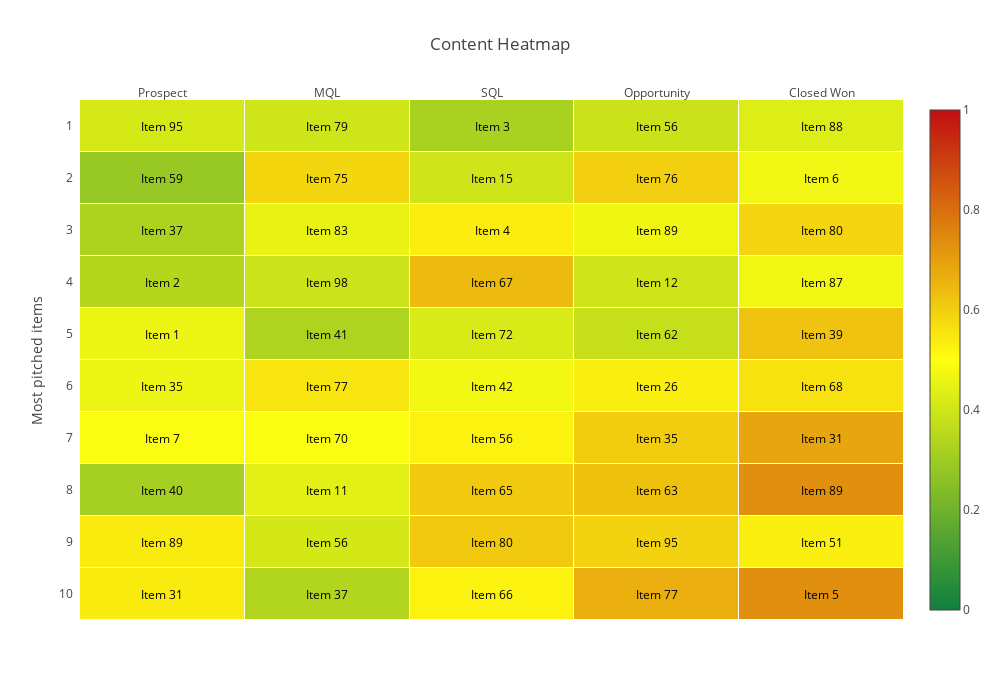

Notebook source saved alongside this figure:
### Code cell
# Create the content heatmap

# Display pitch count, view count, and view-to-pitch ratio on hover
hover = list(range(len(top_pitched_v2p)))
for x in range(len(top_pitched_v2p)):
    hover[x] = ['Pitches: ' + str(int(i)) + '<br>' + 'Views: ' + str(int(j)) + '<br>' + 'V2P: ' + str(round(k, 2))
                for i, j, k in zip(top_pitched_pitches[x], top_pitched_views[x], top_pitched_v2p[x])]

# set colorscale

colorscale = [[0, '#0f7f3f'],  # green
              [0.5, '#ffff0f'],  # yellow
              [1, '#bf0f0f']]  # red

# Make Annotated Heatmap
pt = ff.create_annotated_heatmap(z=top_pitched_v2p,
                                 zmin=0,
                                 zmax=1,
                                 x=stages,
                                 y=[i for i in np.arange(1, 11)],
                                 xgap=1,
                                 ygap=1,
                                 annotation_text=top_pitched_names,
                                 text=hover,
                                 colorscale=colorscale,
                                 font_colors=['black'],
                                 showscale=True,
                                 hoverinfo='text')

pt.layout.title = 'Content Heatmap'

pt.layout.height = 700
pt.layout.width = 1000

pt.layout.xaxis.showgrid = False
pt.layout.yaxis.showgrid = False
pt.layout.xaxis.showline = False
pt.layout.yaxis.showline = False
pt.layout.xaxis.zeroline = False
pt.layout.yaxis.zeroline = False
pt.layout.yaxis.autorange = 'reversed'
pt.layout.yaxis.title = 'Most pitched items'

iplot(pt)

### Figure 1 — Plotly figure (JSON) as saved in the notebook; plotly's stock layout.template omitted (floating-point values rounded to 4 significant figures)
{"data": [{"colorscale": [[0, "#0f7f3f"], [0.5, "#ffff0f"], [1, "#bf0f0f"]], "hoverinfo": "text", "reversescale": false, "showscale": true, "text": [["Pitches: 75<br>Views: 31<br>V2P: 0.41", "Pitches: 63<br>Views: 25<br>V2P: 0.4", "Pitches: 47<br>Views: 15<br>V2P: 0.32", "Pitches: 31<br>Views: 12<br>V2P: 0.39", "Pitches: 21<br>Views: 9<br>V2P: 0.43"], ["Pitches: 74<br>Views: 21<br>V2P: 0.28", "Pitches: 58<br>Views: 34<br>V2P: 0.59", "Pitches: 45<br>Views: 18<br>V2P: 0.4", "Pitches: 30<br>Views: 18<br>V2P: 0.6", "Pitches: 17<br>Views: 8<br>V2P: 0.47"], ["Pitches: 73<br>Views: 24<br>V2P: 0.33", "Pitches: 55<br>Views: 25<br>V2P: 0.45", "Pitches: 39<br>Views: 21<br>V2P: 0.54", "Pitches: 30<br>Views: 14<br>V2P: 0.47", "Pitches: 17<br>Views: 10<br>V2P: 0.59"], ["Pitches: 64<br>Views: 22<br>V2P: 0.34", "Pitches: 54<br>Views: 21<br>V2P: 0.39", "Pitches: 39<br>Views: 25<br>V2P: 0.64", "Pitches: 30<br>Views: 12<br>V2P: 0.4", "Pitches: 17<br>Views: 8<br>V2P: 0.47"], ["Pitches: 63<br>Views: 29<br>V2P: 0.46", "Pitches: 54<br>Views: 18<br>V2P: 0.33", "Pitches: 38<br>Views: 16<br>V2P: 0.42", "Pitches: 29<br>Views: 11<br>V2P: 0.38", "Pitches: 16<br>Views: 10<br>V2P: 0.62"], ["Pitches: 63<br>Views: 29<br>V2P: 0.46", "Pitches: 54<br>Views: 30<br>V2P: 0.56", "Pitches: 38<br>Views: 18<br>V2P: 0.47", "Pitches: 28<br>Views: 15<br>V2P: 0.54", "Pitches: 16<br>Views: 9<br>V2P: 0.56"], ["Pitches: 61<br>Views: 30<br>V2P: 0.49", "Pitches: 53<br>Views: 26<br>V2P: 0.49", "Pitches: 38<br>Views: 20<br>V2P: 0.53", "Pitches: 28<br>Views: 17<br>V2P: 0.61", "Pitches: 16<br>Views: 11<br>V2P: 0.69"], ["Pitches: 61<br>Views: 19<br>V2P: 0.31", "Pitches: 52<br>Views: 23<br>V2P: 0.44", "Pitches: 36<br>Views: 22<br>V2P: 0.61", "Pitches: 27<br>Views: 17<br>V2P: 0.63", "Pitches: 15<br>Views: 11<br>V2P: 0.73"], ["Pitches: 61<br>Views: 33<br>V2P: 0.54", "Pitches: 51<br>Views: 21<br>V2P: 0.41", "Pitches: 36<br>Views: 22<br>V2P: 0.61", "Pitches: 27<br>Views: 16<br>V2P: 0.59", "Pitches: 15<br>Views: 8<br>V2P: 0.53"], ["Pitches: 61<br>Views: 33<br>V2P: 0.54", "Pitches: 50<br>Views: 17<br>V2P: 0.34", "Pitches: 36<br>Views: 19<br>V2P: 0.53", "Pitches: 27<br>Views: 18<br>V2P: 0.67", "Pitches: 15<br>Views: 11<br>V2P: 0.73"]], "type": "heatmap", "uid": "b6dcb8d6-e18e-4f69-b12d-f020b828998f", "x": ["Prospect", "MQL", "SQL", "Opportunity", "Closed Won"], "xgap": 1, "y": [1, 2, 3, 4, 5, 6, 7, 8, 9, 10], "ygap": 1, "z": [[0.4133, 0.3968, 0.3191, 0.3871, 0.4286], [0.2838, 0.5862, 0.4, 0.6, 0.4706], [0.3288, 0.4545, 0.5385, 0.4667, 0.5882], [0.3438, 0.3889, 0.641, 0.4, 0.4706], [0.4603, 0.3333, 0.4211, 0.3793, 0.625], [0.4603, 0.5556, 0.4737, 0.5357, 0.5625], [0.4918, 0.4906, 0.5263, 0.6071, 0.6875], [0.3115, 0.4423, 0.6111, 0.6296, 0.7333], [0.541, 0.4118, 0.6111, 0.5926, 0.5333], [0.541, 0.34, 0.5278, 0.6667, 0.7333]], "zmax": 1, "zmin": 0}], "layout": {"annotations": [{"font": {"color": "black"}, "showarrow": false, "text": "Item 95", "x": "Prospect", "xref": "x", "y": 1, "yref": "y"}, {"font": {"color": "black"}, "showarrow": false, "text": "Item 79", "x": "MQL", "xref": "x", "y": 1, "yref": "y"}, {"font": {"color": "black"}, "showarrow": false, "text": "Item 3", "x": "SQL", "xref": "x", "y": 1, "yref": "y"}, {"font": {"color": "black"}, "showarrow": false, "text": "Item 56", "x": "Opportunity", "xref": "x", "y": 1, "yref": "y"}, {"font": {"color": "black"}, "showarrow": false, "text": "Item 88", "x": "Closed Won", "xref": "x", "y": 1, "yref": "y"}, {"font": {"color": "black"}, "showarrow": false, "text": "Item 59", "x": "Prospect", "xref": "x", "y": 2, "yref": "y"}, {"font": {"color": "black"}, "showarrow": false, "text": "Item 75", "x": "MQL", "xref": "x", "y": 2, "yref": "y"}, {"font": {"color": "black"}, "showarrow": false, "text": "Item 15", "x": "SQL", "xref": "x", "y": 2, "yref": "y"}, {"font": {"color": "black"}, "showarrow": false, "text": "Item 76", "x": "Opportunity", "xref": "x", "y": 2, "yref": "y"}, {"font": {"color": "black"}, "showarrow": false, "text": "Item 6", "x": "Closed Won", "xref": "x", "y": 2, "yref": "y"}, {"font": {"color": "black"}, "showarrow": false, "text": "Item 37", "x": "Prospect", "xref": "x", "y": 3, "yref": "y"}, {"font": {"color": "black"}, "showarrow": false, "text": "Item 83", "x": "MQL", "xref": "x", "y": 3, "yref": "y"}, {"font": {"color": "black"}, "showarrow": false, "text": "Item 4", "x": "SQL", "xref": "x", "y": 3, "yref": "y"}, {"font": {"color": "black"}, "showarrow": false, "text": "Item 89", "x": "Opportunity", "xref": "x", "y": 3, "yref": "y"}, {"font": {"color": "black"}, "showarrow": false, "text": "Item 80", "x": "Closed Won", "xref": "x", "y": 3, "yref": "y"}, {"font": {"color": "black"}, "showarrow": false, "text": "Item 2", "x": "Prospect", "xref": "x", "y": 4, "yref": "y"}, {"font": {"color": "black"}, "showarrow": false, "text": "Item 98", "x": "MQL", "xref": "x", "y": 4, "yref": "y"}, {"font": {"color": "black"}, "showarrow": false, "text": "Item 67", "x": "SQL", "xref": "x", "y": 4, "yref": "y"}, {"font": {"color": "black"}, "showarrow": false, "text": "Item 12", "x": "Opportunity", "xref": "x", "y": 4, "yref": "y"}, {"font": {"color": "black"}, "showarrow": false, "text": "Item 87", "x": "Closed Won", "xref": "x", "y": 4, "yref": "y"}, {"font": {"color": "black"}, "showarrow": false, "text": "Item 1", "x": "Prospect", "xref": "x", "y": 5, "yref": "y"}, {"font": {"color": "black"}, "showarrow": false, "text": "Item 41", "x": "MQL", "xref": "x", "y": 5, "yref": "y"}, {"font": {"color": "black"}, "showarrow": false, "text": "Item 72", "x": "SQL", "xref": "x", "y": 5, "yref": "y"}, {"font": {"color": "black"}, "showarrow": false, "text": "Item 62", "x": "Opportunity", "xref": "x", "y": 5, "yref": "y"}, {"font": {"color": "black"}, "showarrow": false, "text": "Item 39", "x": "Closed Won", "xref": "x", "y": 5, "yref": "y"}, {"font": {"color": "black"}, "showarrow": false, "text": "Item 35", "x": "Prospect", "xref": "x", "y": 6, "yref": "y"}, {"font": {"color": "black"}, "showarrow": false, "text": "Item 77", "x": "MQL", "xref": "x", "y": 6, "yref": "y"}, {"font": {"color": "black"}, "showarrow": false, "text": "Item 42", "x": "SQL", "xref": "x", "y": 6, "yref": "y"}, {"font": {"color": "black"}, "showarrow": false, "text": "Item 26", "x": "Opportunity", "xref": "x", "y": 6, "yref": "y"}, {"font": {"color": "black"}, "showarrow": false, "text": "Item 68", "x": "Closed Won", "xref": "x", "y": 6, "yref": "y"}, {"font": {"color": "black"}, "showarrow": false, "text": "Item 7", "x": "Prospect", "xref": "x", "y": 7, "yref": "y"}, {"font": {"color": "black"}, "showarrow": false, "text": "Item 70", "x": "MQL", "xref": "x", "y": 7, "yref": "y"}, {"font": {"color": "black"}, "showarrow": false, "text": "Item 56", "x": "SQL", "xref": "x", "y": 7, "yref": "y"}, {"font": {"color": "black"}, "showarrow": false, "text": "Item 35", "x": "Opportunity", "xref": "x", "y": 7, "yref": "y"}, {"font": {"color": "black"}, "showarrow": false, "text": "Item 31", "x": "Closed Won", "xref": "x", "y": 7, "yref": "y"}, {"font": {"color": "black"}, "showarrow": false, "text": "Item 40", "x": "Prospect", "xref": "x", "y": 8, "yref": "y"}, {"font": {"color": "black"}, "showarrow": false, "text": "Item 11", "x": "MQL", "xref": "x", "y": 8, "yref": "y"}, {"font": {"color": "black"}, "showarrow": false, "text": "Item 65", "x": "SQL", "xref": "x", "y": 8, "yref": "y"}, {"font": {"color": "black"}, "showarrow": false, "text": "Item 63", "x": "Opportunity", "xref": "x", "y": 8, "yref": "y"}, {"font": {"color": "black"}, "showarrow": false, "text": "Item 89", "x": "Closed Won", "xref": "x", "y": 8, "yref": "y"}, {"font": {"color": "black"}, "showarrow": false, "text": "Item 89", "x": "Prospect", "xref": "x", "y": 9, "yref": "y"}, {"font": {"color": "black"}, "showarrow": false, "text": "Item 56", "x": "MQL", "xref": "x", "y": 9, "yref": "y"}, {"font": {"color": "black"}, "showarrow": false, "text": "Item 80", "x": "SQL", "xref": "x", "y": 9, "yref": "y"}, {"font": {"color": "black"}, "showarrow": false, "text": "Item 95", "x": "Opportunity", "xref": "x", "y": 9, "yref": "y"}, {"font": {"color": "black"}, "showarrow": false, "text": "Item 51", "x": "Closed Won", "xref": "x", "y": 9, "yref": "y"}, {"font": {"color": "black"}, "showarrow": false, "text": "Item 31", "x": "Prospect", "xref": "x", "y": 10, "yref": "y"}, {"font": {"color": "black"}, "showarrow": false, "text": "Item 37", "x": "MQL", "xref": "x", "y": 10, "yref": "y"}, {"font": {"color": "black"}, "showarrow": false, "text": "Item 66", "x": "SQL", "xref": "x", "y": 10, "yref": "y"}, {"font": {"color": "black"}, "showarrow": false, "text": "Item 77", "x": "Opportunity", "xref": "x", "y": 10, "yref": "y"}, {"font": {"color": "black"}, "showarrow": false, "text": "Item 5", "x": "Closed Won", "xref": "x", "y": 10, "yref": "y"}], "height": 700, "title": {"text": "Content Heatmap"}, "width": 1000, "xaxis": {"dtick": 1, "gridcolor": "rgb(0, 0, 0)", "showgrid": false, "showline": false, "side": "top", "ticks": "", "zeroline": false}, "yaxis": {"autorange": "reversed", "dtick": 1, "showgrid": false, "showline": false, "ticks": "", "ticksuffix": "  ", "title": {"text": "Most pitched items"}, "zeroline": false}}}
